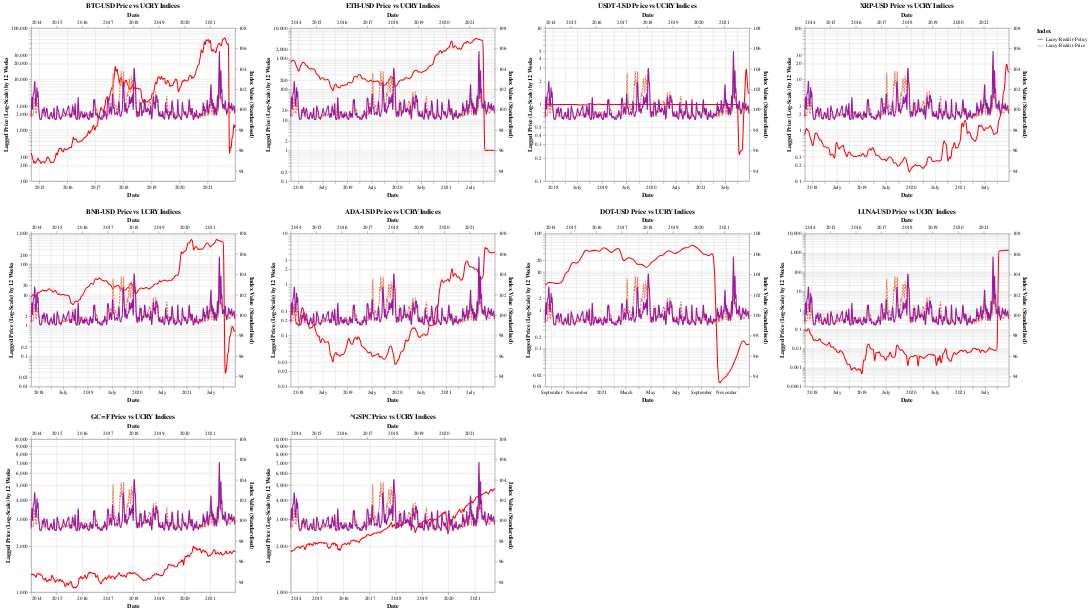

The code cell stored with this chart in its notebook:
### Markdown cell above
**Price where h = 12 Weeks**

### Code cell
gen_Y_vs_ucry_chart(12)

### Figure 1 — Vega-Lite specification as saved in the notebook (floating-point values rounded to 4 significant figures; data arrays with more than 128 entries replaced by an {"elided": "..."} marker saying what was removed)
{"config": {"view": {"continuousWidth": 400, "continuousHeight": 300}}, "concat": [{"layer": [{"mark": {"type": "line", "interpolate": "basis"}, "encoding": {"color": {"value": "#FF0000"}, "tooltip": [{"field": "Date", "type": "temporal"}, {"field": "Price (Lag=12)", "type": "quantitative"}, {"field": "Ticker", "type": "nominal"}], "x": {"field": "Date", "type": "temporal"}, "y": {"field": "Price (Lag=12)", "scale": {"type": "log"}, "title": "Lagged Price (Log-Scale) by 12 Weeks", "type": "quantitative"}}}, {"data": {"name": "data-9193622dbca9102f8eda1e621fa5ecb6"}, "mark": {"type": "line", "interpolate": "basis"}, "encoding": {"color": {"field": "Index", "scale": {"scheme": "plasma"}, "type": "nominal"}, "strokeDash": {"field": "Index", "type": "nominal"}, "tooltip": [{"field": "Date", "type": "temporal"}, {"field": "Index Value (Standardised)", "type": "quantitative"}, {"field": "Index", "type": "nominal"}], "x": {"field": "Date", "type": "temporal"}, "y": {"field": "Index Value (Standardised)", "scale": {"domain": [93, 108]}, "type": "quantitative"}}}], "data": {"name": "data-5d7bf36f6b642f6eef2c431a5ad9fa44"}, "resolve": {"scale": {"x": "independent", "y": "independent"}}, "title": "BTC-USD Price vs UCRY Indices", "transform": [{"filter": "(datum.Ticker === 'BTC-USD')"}]}, {"layer": [{"mark": {"type": "line", "interpolate": "basis"}, "encoding": {"color": {"value": "#FF0000"}, "tooltip": [{"field": "Date", "type": "temporal"}, {"field": "Price (Lag=12)", "type": "quantitative"}, {"field": "Ticker", "type": "nominal"}], "x": {"field": "Date", "type": "temporal"}, "y": {"field": "Price (Lag=12)", "scale": {"type": "log"}, "title": "Lagged Price (Log-Scale) by 12 Weeks", "type": "quantitative"}}}, {"data": {"name": "data-9193622dbca9102f8eda1e621fa5ecb6"}, "mark": {"type": "line", "interpolate": "basis"}, "encoding": {"color": {"field": "Index", "scale": {"scheme": "plasma"}, "type": "nominal"}, "strokeDash": {"field": "Index", "type": "nominal"}, "tooltip": [{"field": "Date", "type": "temporal"}, {"field": "Index Value (Standardised)", "type": "quantitative"}, {"field": "Index", "type": "nominal"}], "x": {"field": "Date", "type": "temporal"}, "y": {"field": "Index Value (Standardised)", "scale": {"domain": [93, 108]}, "type": "quantitative"}}}], "data": {"name": "data-5d7bf36f6b642f6eef2c431a5ad9fa44"}, "resolve": {"scale": {"x": "independent", "y": "independent"}}, "title": "ETH-USD Price vs UCRY Indices", "transform": [{"filter": "(datum.Ticker === 'ETH-USD')"}]}, {"layer": [{"mark": {"type": "line", "interpolate": "basis"}, "encoding": {"color": {"value": "#FF0000"}, "tooltip": [{"field": "Date", "type": "temporal"}, {"field": "Price (Lag=12)", "type": "quantitative"}, {"field": "Ticker", "type": "nominal"}], "x": {"field": "Date", "type": "temporal"}, "y": {"field": "Price (Lag=12)", "scale": {"type": "log"}, "title": "Lagged Price (Log-Scale) by 12 Weeks", "type": "quantitative"}}}, {"data": {"name": "data-9193622dbca9102f8eda1e621fa5ecb6"}, "mark": {"type": "line", "interpolate": "basis"}, "encoding": {"color": {"field": "Index", "scale": {"scheme": "plasma"}, "type": "nominal"}, "strokeDash": {"field": "Index", "type": "nominal"}, "tooltip": [{"field": "Date", "type": "temporal"}, {"field": "Index Value (Standardised)", "type": "quantitative"}, {"field": "Index", "type": "nominal"}], "x": {"field": "Date", "type": "temporal"}, "y": {"field": "Index Value (Standardised)", "scale": {"domain": [93, 108]}, "type": "quantitative"}}}], "data": {"name": "data-5d7bf36f6b642f6eef2c431a5ad9fa44"}, "resolve": {"scale": {"x": "independent", "y": "independent"}}, "title": "USDT-USD Price vs UCRY Indices", "transform": [{"filter": "(datum.Ticker === 'USDT-USD')"}]}, {"layer": [{"mark": {"type": "line", "interpolate": "basis"}, "encoding": {"color": {"value": "#FF0000"}, "tooltip": [{"field": "Date", "type": "temporal"}, {"field": "Price (Lag=12)", "type": "quantitative"}, {"field": "Ticker", "type": "nominal"}], "x": {"field": "Date", "type": "temporal"}, "y": {"field": "Price (Lag=12)", "scale": {"type": "log"}, "title": "Lagged Price (Log-Scale) by 12 Weeks", "type": "quantitative"}}}, {"data": {"name": "data-9193622dbca9102f8eda1e621fa5ecb6"}, "mark": {"type": "line", "interpolate": "basis"}, "encoding": {"color": {"field": "Index", "scale": {"scheme": "plasma"}, "type": "nominal"}, "strokeDash": {"field": "Index", "type": "nominal"}, "tooltip": [{"field": "Date", "type": "temporal"}, {"field": "Index Value (Standardised)", "type": "quantitative"}, {"field": "Index", "type": "nominal"}], "x": {"field": "Date", "type": "temporal"}, "y": {"field": "Index Value (Standardised)", "scale": {"domain": [93, 108]}, "type": "quantitative"}}}], "data": {"name": "data-5d7bf36f6b642f6eef2c431a5ad9fa44"}, "resolve": {"scale": {"x": "independent", "y": "independent"}}, "title": "XRP-USD Price vs UCRY Indices", "transform": [{"filter": "(datum.Ticker === 'XRP-USD')"}]}, {"layer": [{"mark": {"type": "line", "interpolate": "basis"}, "encoding": {"color": {"value": "#FF0000"}, "tooltip": [{"field": "Date", "type": "temporal"}, {"field": "Price (Lag=12)", "type": "quantitative"}, {"field": "Ticker", "type": "nominal"}], "x": {"field": "Date", "type": "temporal"}, "y": {"field": "Price (Lag=12)", "scale": {"type": "log"}, "title": "Lagged Price (Log-Scale) by 12 Weeks", "type": "quantitative"}}}, {"data": {"name": "data-9193622dbca9102f8eda1e621fa5ecb6"}, "mark": {"type": "line", "interpolate": "basis"}, "encoding": {"color": {"field": "Index", "scale": {"scheme": "plasma"}, "type": "nominal"}, "strokeDash": {"field": "Index", "type": "nominal"}, "tooltip": [{"field": "Date", "type": "temporal"}, {"field": "Index Value (Standardised)", "type": "quantitative"}, {"field": "Index", "type": "nominal"}], "x": {"field": "Date", "type": "temporal"}, "y": {"field": "Index Value (Standardised)", "scale": {"domain": [93, 108]}, "type": "quantitative"}}}], "data": {"name": "data-5d7bf36f6b642f6eef2c431a5ad9fa44"}, "resolve": {"scale": {"x": "independent", "y": "independent"}}, "title": "BNB-USD Price vs UCRY Indices", "transform": [{"filter": "(datum.Ticker === 'BNB-USD')"}]}, {"layer": [{"mark": {"type": "line", "interpolate": "basis"}, "encoding": {"color": {"value": "#FF0000"}, "tooltip": [{"field": "Date", "type": "temporal"}, {"field": "Price (Lag=12)", "type": "quantitative"}, {"field": "Ticker", "type": "nominal"}], "x": {"field": "Date", "type": "temporal"}, "y": {"field": "Price (Lag=12)", "scale": {"type": "log"}, "title": "Lagged Price (Log-Scale) by 12 Weeks", "type": "quantitative"}}}, {"data": {"name": "data-9193622dbca9102f8eda1e621fa5ecb6"}, "mark": {"type": "line", "interpolate": "basis"}, "encoding": {"color": {"field": "Index", "scale": {"scheme": "plasma"}, "type": "nominal"}, "strokeDash": {"field": "Index", "type": "nominal"}, "tooltip": [{"field": "Date", "type": "temporal"}, {"field": "Index Value (Standardised)", "type": "quantitative"}, {"field": "Index", "type": "nominal"}], "x": {"field": "Date", "type": "temporal"}, "y": {"field": "Index Value (Standardised)", "scale": {"domain": [93, 108]}, "type": "quantitative"}}}], "data": {"name": "data-5d7bf36f6b642f6eef2c431a5ad9fa44"}, "resolve": {"scale": {"x": "independent", "y": "independent"}}, "title": "ADA-USD Price vs UCRY Indices", "transform": [{"filter": "(datum.Ticker === 'ADA-USD')"}]}, {"layer": [{"mark": {"type": "line", "interpolate": "basis"}, "encoding": {"color": {"value": "#FF0000"}, "tooltip": [{"field": "Date", "type": "temporal"}, {"field": "Price (Lag=12)", "type": "quantitative"}, {"field": "Ticker", "type": "nominal"}], "x": {"field": "Date", "type": "temporal"}, "y": {"field": "Price (Lag=12)", "scale": {"type": "log"}, "title": "Lagged Price (Log-Scale) by 12 Weeks", "type": "quantitative"}}}, {"data": {"name": "data-9193622dbca9102f8eda1e621fa5ecb6"}, "mark": {"type": "line", "interpolate": "basis"}, "encoding": {"color": {"field": "Index", "scale": {"scheme": "plasma"}, "type": "nominal"}, "strokeDash": {"field": "Index", "type": "nominal"}, "tooltip": [{"field": "Date", "type": "temporal"}, {"field": "Index Value (Standardised)", "type": "quantitative"}, {"field": "Index", "type": "nominal"}], "x": {"field": "Date", "type": "temporal"}, "y": {"field": "Index Value (Standardised)", "scale": {"domain": [93, 108]}, "type": "quantitative"}}}], "data": {"name": "data-5d7bf36f6b642f6eef2c431a5ad9fa44"}, "resolve": {"scale": {"x": "independent", "y": "independent"}}, "title": "DOT-USD Price vs UCRY Indices", "transform": [{"filter": "(datum.Ticker === 'DOT-USD')"}]}, {"layer": [{"mark": {"type": "line", "interpolate": "basis"}, "encoding": {"color": {"value": "#FF0000"}, "tooltip": [{"field": "Date", "type": "temporal"}, {"field": "Price (Lag=12)", "type": "quantitative"}, {"field": "Ticker", "type": "nominal"}], "x": {"field": "Date", "type": "temporal"}, "y": {"field": "Price (Lag=12)", "scale": {"type": "log"}, "title": "Lagged Price (Log-Scale) by 12 Weeks", "type": "quantitative"}}}, {"data": {"name": "data-9193622dbca9102f8eda1e621fa5ecb6"}, "mark": {"type": "line", "interpolate": "basis"}, "encoding": {"color": {"field": "Index", "scale": {"scheme": "plasma"}, "type": "nominal"}, "strokeDash": {"field": "Index", "type": "nominal"}, "tooltip": [{"field": "Date", "type": "temporal"}, {"field": "Index Value (Standardised)", "type": "quantitative"}, {"field": "Index", "type": "nominal"}], "x": {"field": "Date", "type": "temporal"}, "y": {"field": "Index Value (Standardised)", "scale": {"domain": [93, 108]}, "type": "quantitative"}}}], "data": {"name": "data-5d7bf36f6b642f6eef2c431a5ad9fa44"}, "resolve": {"scale": {"x": "independent", "y": "independent"}}, "title": "LUNA-USD Price vs UCRY Indices", "transform": [{"filter": "(datum.Ticker === 'LUNA-USD')"}]}, {"layer": [{"mark": {"type": "line", "interpolate": "basis"}, "encoding": {"color": {"value": "#FF0000"}, "tooltip": [{"field": "Date", "type": "temporal"}, {"field": "Price (Lag=12)", "type": "quantitative"}, {"field": "Ticker", "type": "nominal"}], "x": {"field": "Date", "type": "temporal"}, "y": {"field": "Price (Lag=12)", "scale": {"type": "log"}, "title": "Lagged Price (Log-Scale) by 12 Weeks", "type": "quantitative"}}}, {"data": {"name": "data-9193622dbca9102f8eda1e621fa5ecb6"}, "mark": {"type": "line", "interpolate": "basis"}, "encoding": {"color": {"field": "Index", "scale": {"scheme": "plasma"}, "type": "nominal"}, "strokeDash": {"field": "Index", "type": "nominal"}, "tooltip": [{"field": "Date", "type": "temporal"}, {"field": "Index Value (Standardised)", "type": "quantitative"}, {"field": "Index", "type": "nominal"}], "x": {"field": "Date", "type": "temporal"}, "y": {"field": "Index Value (Standardised)", "scale": {"domain": [93, 108]}, "type": "quantitative"}}}], "data": {"name": "data-5d7bf36f6b642f6eef2c431a5ad9fa44"}, "resolve": {"scale": {"x": "independent", "y": "independent"}}, "title": "GC=F Price vs UCRY Indices", "transform": [{"filter": "(datum.Ticker === 'GC=F')"}]}, {"layer": [{"mark": {"type": "line", "interpolate": "basis"}, "encoding": {"color": {"value": "#FF0000"}, "tooltip": [{"field": "Date", "type": "temporal"}, {"field": "Price (Lag=12)", "type": "quantitative"}, {"field": "Ticker", "type": "nominal"}], "x": {"field": "Date", "type": "temporal"}, "y": {"field": "Price (Lag=12)", "scale": {"type": "log"}, "title": "Lagged Price (Log-Scale) by 12 Weeks", "type": "quantitative"}}}, {"data": {"name": "data-9193622dbca9102f8eda1e621fa5ecb6"}, "mark": {"type": "line", "interpolate": "basis"}, "encoding": {"color": {"field": "Index", "scale": {"scheme": "plasma"}, "type": "nominal"}, "strokeDash": {"field": "Index", "type": "nominal"}, "tooltip": [{"field": "Date", "type": "temporal"}, {"field": "Index Value (Standardised)", "type": "quantitative"}, {"field": "Index", "type": "nominal"}], "x": {"field": "Date", "type": "temporal"}, "y": {"field": "Index Value (Standardised)", "scale": {"domain": [93, 108]}, "type": "quantitative"}}}], "data": {"name": "data-5d7bf36f6b642f6eef2c431a5ad9fa44"}, "resolve": {"scale": {"x": "independent", "y": "independent"}}, "title": "^GSPC Price vs UCRY Indices", "transform": [{"filter": "(datum.Ticker === '^GSPC')"}]}], "columns": 4, "$schema": "https://vega.github.io/schema/vega-lite/v4.17.0.json", "datasets": {"data-5d7bf36f6b642f6eef2c431a5ad9fa44": {"elided": "2579 records"}, "data-9193622dbca9102f8eda1e621fa5ecb6": {"elided": "836 records"}}}
